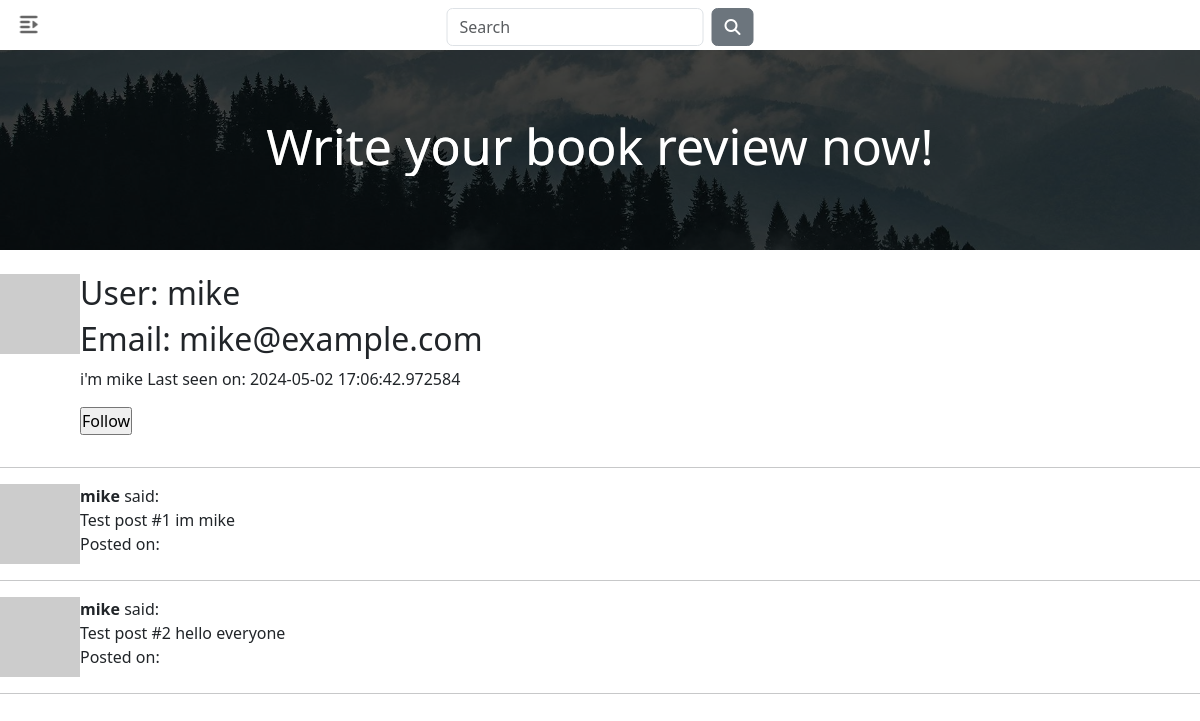
/user/mike (signed in), run on the app's committed database.
### app/models.py (models this page shows, shortened)
class User(UserMixin, db.Model):
    id: so.Mapped[int] = so.mapped_column(primary_key=True)
    username: so.Mapped[str] = so.mapped_column(sa.String(64), index=True,
                                                unique=True)
    email: so.Mapped[str] = so.mapped_column(sa.String(120), index=True,
                                             unique=True)
    password_hash: so.Mapped[Optional[str]] = so.mapped_column(sa.String(256))
    posts: so.WriteOnlyMapped['Post'] = so.relationship(
        back_populates='author')
    about_me: so.Mapped[Optional[str]] = so.mapped_column(sa.String(140))
    last_seen: so.Mapped[Optional[datetime]] = so.mapped_column(
        default=lambda: datetime.now(timezone.utc))
    following: so.WriteOnlyMapped['User'] = so.relationship(
        secondary=followers, primaryjoin=(followers.c.follower_id == id),
        secondaryjoin=(followers.c.followed_id == id),
        back_populates='followers')
    followers: so.WriteOnlyMapped['User'] = so.relationship(
        secondary=followers, primaryjoin=(followers.c.followed_id == id),
        secondaryjoin=(followers.c.follower_id == id),
        back_populates='following')
    def avatar(self, size):
        digest = md5(self.email.lower().encode('utf-8')).hexdigest()
        return f'https://www.gravatar.com/avatar/{digest}?d=identicon&s={size}'
    def is_following(self, user):
        query = self.following.select().where(User.id == user.id)
        return db.session.scalar(query) is not None

### app/routes.py (the view)
@app.route('/user/<username>')
@login_required
def user(username):
    user = db.first_or_404(sa.select(User).where(User.username == username))
    posts = [
        {'author': user, 'body': 'Test post #1 im mike'},
        {'author': user, 'body': 'Test post #2 hello everyone'}
    ]
    form = EmptyForm()
    return render_template('user.html', user=user, posts=posts, form=form)

### app/forms.py
class EmptyForm(FlaskForm):
    submit = SubmitField('Submit')

### app/models.py (called while the page is built)
@login.user_loader
def load_user(id):
    return db.session.get(User, int(id))

### app/routes.py (called while the page is built)
@app.before_request
def before_request():
    if current_user.is_authenticated:
        current_user.last_seen = datetime.now()
        db.session.commit()

### app/templates/user.html (shortened to what this page needs)
{% extends "base.html" %}
{% block content %}
<div>
  <table>
    <tr valign="top">
        <td><img src="{{ user.avatar(128) }}"></td>
        <td><h2>User: {{ user.username }}</h2>
        <h2>Email: {{ user.email }}</h2>
        {% if user.about_me %}<span>{{ user.about_me }}</span>{% endif %}
        {% if user.last_seen %}<span>Last seen on: {{ user.last_seen }}</span>{% endif %}
        {% if user == current_user %}
        <p><a href="{{ url_for('edit_profile') }}">Edit your profile</a></p>
        {% elif not current_user.is_following(user) %}
        <p>
            <form action="{{ url_for('follow', username=user.username) }}" method="post">
                {{ form.submit(value='Follow') }}
            </form>
        </p>
        {% endif %}
      </td>
    </tr>
</table>
<hr>
{% for post in posts %}
    {% include '_post.html' %}
{% endfor %}
  </div>
{% endblock %}

### app/templates/_post.html
<table>
  <tr valign="top">
      <td style:"width=70px"><img src="{{ post.author.avatar(80) }}"></td>
      <td>
        <strong>{{ post.author.username }}</strong> said:<br>{{ post.body }}<br>
        Posted on:  {{ post.timestamp }}</td>
  </tr>
</table><hr>

### app/static/base.css (style rules this page uses)
* { padding: 0; margin: 0; box-sizing: border-box; }
body { min-height: 100vh; background-color: #f2f2f2; }

### data on the page
User: username "mike", email "mike@example.com", about_me "i'm mike", last_seen "2024-05-02 17:06:42.972584", author.username "mike" "mike"

### other printed values
{{ post.body }} "Test post #1 im mike" "Test post #2 hello everyone"
